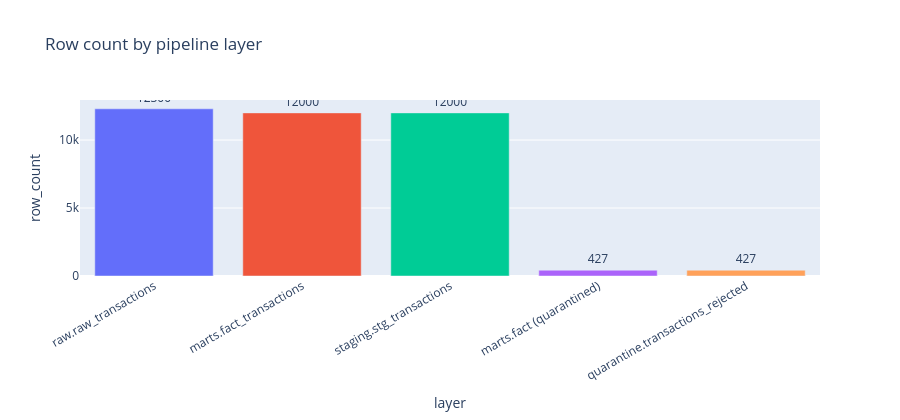

Notebook code for this chart:
### Markdown cell above
## Section 1: Row-count audit per layer

Reconciles volume across raw, staging, fact, and quarantine. Expected on the Phase 1 dataset: raw 12,300 (with 300 duplicate ids) deduplicates to 12,000 in staging and fact. Quarantine holds the rows failing a hard DQ rule; the fact table carries the same rows flagged `is_quarantined = TRUE` so totals stay complete.

### Code cell
row_audit_sql = f"""
SELECT 'raw.raw_transactions'         AS layer, COUNT(*) AS row_count FROM {T_RAW_TXN}
UNION ALL SELECT 'staging.stg_transactions', COUNT(*) FROM {T_STG_TXN}
UNION ALL SELECT 'marts.fact_transactions',  COUNT(*) FROM {T_FACT}
UNION ALL SELECT 'marts.fact (quarantined)', COUNTIF(is_quarantined) FROM {T_FACT}
UNION ALL SELECT 'quarantine.transactions_rejected', COUNT(*) FROM {T_QUARANTINE}
ORDER BY row_count DESC
"""
row_audit = run_query(row_audit_sql)
display(row_audit)

fig = px.bar(row_audit, x='layer', y='row_count', text='row_count',
             title='Row count by pipeline layer', color='layer')
fig.update_traces(textposition='outside')
fig.update_layout(showlegend=False, xaxis_tickangle=-30, height=420)
fig.show()

### Figure 1 — Plotly figure (JSON) as saved in the notebook; plotly's stock layout.template omitted (floating-point values rounded to 4 significant figures)
{"data": [{"hovertemplate": "layer=%{x}<br>row_count=%{text}<extra></extra>", "legendgroup": "raw.raw_transactions", "marker": {"color": "#636efa", "pattern": {"shape": ""}}, "name": "raw.raw_transactions", "orientation": "v", "showlegend": true, "text": [12300.0], "textposition": "outside", "type": "bar", "x": ["raw.raw_transactions"], "xaxis": "x", "y": [12300], "yaxis": "y"}, {"hovertemplate": "layer=%{x}<br>row_count=%{text}<extra></extra>", "legendgroup": "marts.fact_transactions", "marker": {"color": "#EF553B", "pattern": {"shape": ""}}, "name": "marts.fact_transactions", "orientation": "v", "showlegend": true, "text": [12000.0], "textposition": "outside", "type": "bar", "x": ["marts.fact_transactions"], "xaxis": "x", "y": [12000], "yaxis": "y"}, {"hovertemplate": "layer=%{x}<br>row_count=%{text}<extra></extra>", "legendgroup": "staging.stg_transactions", "marker": {"color": "#00cc96", "pattern": {"shape": ""}}, "name": "staging.stg_transactions", "orientation": "v", "showlegend": true, "text": [12000.0], "textposition": "outside", "type": "bar", "x": ["staging.stg_transactions"], "xaxis": "x", "y": [12000], "yaxis": "y"}, {"hovertemplate": "layer=%{x}<br>row_count=%{text}<extra></extra>", "legendgroup": "marts.fact (quarantined)", "marker": {"color": "#ab63fa", "pattern": {"shape": ""}}, "name": "marts.fact (quarantined)", "orientation": "v", "showlegend": true, "text": [427.0], "textposition": "outside", "type": "bar", "x": ["marts.fact (quarantined)"], "xaxis": "x", "y": [427], "yaxis": "y"}, {"hovertemplate": "layer=%{x}<br>row_count=%{text}<extra></extra>", "legendgroup": "quarantine.transactions_rejected", "marker": {"color": "#FFA15A", "pattern": {"shape": ""}}, "name": "quarantine.transactions_rejected", "orientation": "v", "showlegend": true, "text": [427.0], "textposition": "outside", "type": "bar", "x": ["quarantine.transactions_rejected"], "xaxis": "x", "y": [427], "yaxis": "y"}], "layout": {"barmode": "relative", "height": 420, "legend": {"title": {"text": "layer"}, "tracegroupgap": 0}, "showlegend": false, "title": {"text": "Row count by pipeline layer"}, "xaxis": {"anchor": "y", "categoryarray": ["raw.raw_transactions", "marts.fact_transactions", "staging.stg_transactions", "marts.fact (quarantined)", "quarantine.transactions_rejected"], "categoryorder": "array", "domain": [0.0, 1.0], "tickangle": -30, "title": {"text": "layer"}}, "yaxis": {"anchor": "x", "domain": [0.0, 1.0], "title": {"text": "row_count"}}}}
